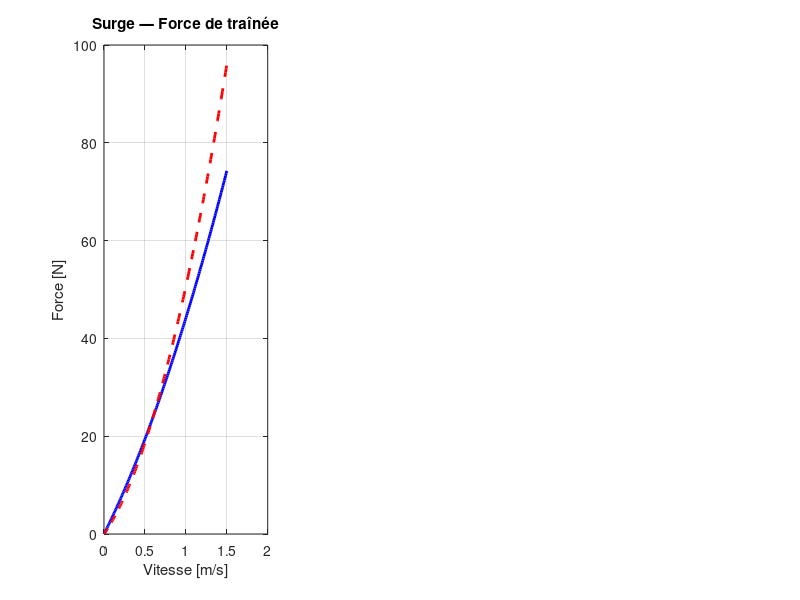

Reproduce this figure in MATLAB. (Note: this script raises an error after producing the figure.)
%% compute_damping.m
% Calcul des coefficients d'amortissement linéaire et quadratique
% selon Fossen (2011) - Handbook of Marine Craft Hydrodynamics and Motion Control
%
% Méthodes utilisées :
%   - Amortissement linéaire  : Section 6.4.1, équations 6.76 à 6.81
%   - Amortissement quadratique : Section 6.4.2 et 6.4.3 (traînée visqueuse)

clear all; close all; clc;

fprintf('=======================================================\n');
fprintf('  CALCUL DU DAMPING - Fossen 2011 (Sections 6.4.1-6.4.3)\n');
fprintf('=======================================================\n\n');

%% ============================================================
%  PARAMÈTRES DU SOUS-MARIN (tirés de ton code)
%% ============================================================

% --- Masse et inertie ---
mass = 23.9;        % [kg]
Ix   = 0.578;       % [kg·m²]
Iy   = 0.645;       % [kg·m²]
Iz   = 0.937;       % [kg·m²]

% --- Dimensions (demi-axes de l'ellipsoïde) ---
a = 0.30;   % demi-longueur X [m]
b = 0.25;   % demi-largeur  Y [m]
c = 0.17;   % demi-hauteur  Z [m]

% --- Fluide ---
rho = 1000.0;   % densité eau [kg/m³]
nu  = 1e-6;     % viscosité cinématique à 20°C [m²/s]

%% ============================================================
%  ÉTAPE 1 : MASSE AJOUTÉE (même calcul que dans ton code)
%  Coefficients de Lamb - ellipsoïde (Section 6.2)
%% ============================================================

e      = sqrt(1 - (b/a)^2);
alpha0 = (2*(1-e^2)/e^3) * (0.5*log((1+e)/(1-e)) - e);
beta0  = (1/e^2) - (1-e^2)/(2*e^3) * log((1+e)/(1-e));
k1     = alpha0 / (2 - alpha0);
k2     = beta0  / (2 - beta0);

Xu_dot = -k1 * mass;                   % masse ajoutée surge
Yv_dot = -k2 * mass;                   % masse ajoutée sway
Zw_dot = -k2 * mass;                   % masse ajoutée heave
Kp_dot = 0;                            % masse ajoutée roll (négligeable)
Mq_dot = -(0.2 * mass * (a^2 - b^2)^2 * (k2-k1) / max((a^2-b^2), 1e-9));
Nr_dot = -Mq_dot;                      % symétrie

% Masses effectives (masse + masse ajoutée)
m11 = mass + abs(Xu_dot);   % surge
m22 = mass + abs(Yv_dot);   % sway
m33 = mass + abs(Zw_dot);   % heave
m44 = Ix   + abs(Kp_dot);   % roll
m55 = Iy   + abs(Mq_dot);   % pitch
m66 = Iz   + abs(Nr_dot);   % yaw

fprintf('--- Masses ajoutées (Lamb, ellipsoïde) ---\n');
fprintf('  Xu_dot = %.4f kg\n', Xu_dot);
fprintf('  Yv_dot = %.4f kg\n', Yv_dot);
fprintf('  Zw_dot = %.4f kg\n', Zw_dot);
fprintf('  Mq_dot = %.4f kg·m²\n', Mq_dot);
fprintf('  Nr_dot = %.4f kg·m²\n\n', Nr_dot);

%% ============================================================
%  ÉTAPE 2 : AMORTISSEMENT LINÉAIRE
%  Section 6.4.1, Équations 6.76-6.81
%
%  Pour surge, sway, yaw (translation/rotation horizontale) :
%      B_iiv = (m_eff) / T_i  =  8*pi*zeta_i * m_eff / Tn_i
%
%  Pour heave, pitch, roll (oscillateurs) :
%      B_iiv = 2 * zeta_i * omega_n_i * m_eff
%% ============================================================

fprintf('--- AMORTISSEMENT LINÉAIRE (Section 6.4.1) ---\n');
fprintf('Méthode : constantes de temps (T) ou ratio d''amortissement (zeta)\n\n');

% ---- Choix des paramètres d'amortissement ----
% Pour un ROV/AUV : T est en secondes (bien plus court qu'un navire)
% Règle pratique de Fossen : T_surge,sway,yaw ~ 100-250 s pour navires
% Pour un petit sous-marin agile, on choisit des valeurs plus petites

% Option A : via constante de temps T [s]
T_surge = 1.0;   % [s] - ajuster selon comportement réel
T_sway  = 0.5;   % [s]
T_yaw   = 0.7;   % [s]

% Option B : via ratio d'amortissement zeta et fréquence naturelle [rad/s]
% (pour heave, roll, pitch — oscillateurs)
% Fréquences naturelles estimées (immersion totale => pas de flottabilité oscillante)
% On estime via omega_n = sqrt(restoring / m_eff) si applicable
% Pour un sous-marin immergé : heave/pitch/roll ont peu de raideur => on choisit zeta

zeta_heave = 0.7;    % [-] ratio d'amortissement heave
zeta_pitch = 0.7;    % [-] ratio d'amortissement pitch
zeta_roll  = 0.1;    % [-] ratio d'amortissement roll (Fossen: 0.05-0.10 typique)

% Fréquences naturelles estimées (approximation sans raideur hydrodynamique)
% Pour un sous-marin immergé, la raideur vient uniquement de la flottabilité
displaced_volume = 0.024;   % [m³] (valeur de ton code)
W  = mass * 9.81;
Fb = displaced_volume * rho * 9.81;
bz = 0.05;  % centre de flottabilité [m] (de ton code)

% Moment de rappel en roulis/tangage (raideur GZ)
% K_roll  ≈ (Fb - W)*bz  [N·m/rad] — approximation linéaire
% Pour un sous-marin légèrement positif ou neutre, on estime
K_roll  = abs(Fb * bz);           % [N·m] raideur roulis
K_pitch = abs(Fb * bz);           % [N·m] raideur tangage
K_heave = abs(Fb - W);            % [N]   raideur heave (différence poids/flottabilité)

omega_heave = sqrt(max(K_heave, 0.01) / m33);
omega_roll  = sqrt(max(K_roll,  0.01) / m44);
omega_pitch = sqrt(max(K_pitch, 0.01) / m55);

% ---- Calcul des coefficients linéaires (éqs. 6.76-6.81) ----

% Surge  (éq. 6.76) : B11v = m11 / T_surge
B11v = m11 / T_surge;
Xu   = -B11v;

% Sway   (éq. 6.77) : B22v = m22 / T_sway
B22v = m22 / T_sway;
Yv   = -B22v;

% Heave  (éq. 6.78) : B33v = 2*zeta_heave * omega_heave * m33
B33v = 2 * zeta_heave * omega_heave * m33;
Zw   = -B33v;

% Roll   (éq. 6.79) : B44v = 2*zeta_roll  * omega_roll  * m44
B44v = 2 * zeta_roll  * omega_roll  * m44;
Kp   = -B44v;

% Pitch  (éq. 6.80) : B55v = 2*zeta_pitch * omega_pitch * m55
B55v = 2 * zeta_pitch * omega_pitch * m55;
Mq   = -B55v;

% Yaw    (éq. 6.81) : B66v = m66 / T_yaw
B66v = m66 / T_yaw;
Nr   = -B66v;

fprintf('  T_surge = %.2f s  |  T_sway = %.2f s  |  T_yaw = %.2f s\n', T_surge, T_sway, T_yaw);
fprintf('  zeta_heave = %.2f | zeta_pitch = %.2f | zeta_roll = %.2f\n\n', zeta_heave, zeta_pitch, zeta_roll);
fprintf('  omega_heave = %.4f rad/s\n', omega_heave);
fprintf('  omega_roll  = %.4f rad/s\n', omega_roll);
fprintf('  omega_pitch = %.4f rad/s\n\n', omega_pitch);

fprintf('  Résultats amortissement LINÉAIRE :\n');
fprintf('  Xu  = %10.4f  (B11v = %.4f)\n', Xu,  B11v);
fprintf('  Yv  = %10.4f  (B22v = %.4f)\n', Yv,  B22v);
fprintf('  Zw  = %10.4f  (B33v = %.4f)\n', Zw,  B33v);
fprintf('  Kp  = %10.4f  (B44v = %.4f)\n', Kp,  B44v);
fprintf('  Mq  = %10.4f  (B55v = %.4f)\n', Mq,  B55v);
fprintf('  Nr  = %10.4f  (B66v = %.4f)\n\n', Nr, B66v);

%% ============================================================
%  ÉTAPE 3 : AMORTISSEMENT QUADRATIQUE
%  Section 6.4.2 (surge) et 6.4.3 (sway/heave/etc.)
%  Formule générale (éq. 6.55) :
%      f(u) = -1/2 * rho * CD * A * |u| * u
%  Donc :
%      X|u|u = -1/2 * rho * CD_x * A_x
%      Y|v|v = -1/2 * rho * CD_y * A_y
%      etc.
%% ============================================================

fprintf('--- AMORTISSEMENT QUADRATIQUE (Sections 6.4.2 & 6.4.3) ---\n');
fprintf('Méthode : traînée visqueuse  f = -1/2 * rho * CD * A * |v|*v\n\n');

% ---- Aires projetées de l'ellipsoïde ----
% Vue de face (X) : ellipse b x c
A_front = pi * b * c;   % [m²] aire frontale (surge)
% Vue de côté (Y) : ellipse a x c
A_side  = pi * a * c;   % [m²] aire latérale (sway)
% Vue du dessus (Z) : ellipse a x b
A_top   = pi * a * b;   % [m²] aire supérieure (heave)

% ---- Coefficients de traînée CD ----
% Valeurs empiriques pour ellipsoïde / cylindre immergé (Hoerner 1965)
% CD_x : traînée frontale (surge) — ellipsoïde profilé => CD faible
% CD_y, CD_z : traînée latérale et verticale => CD plus élevé (forme plate)
% CD_rot : traînée rotationnelle (roll/pitch/yaw)

CD_x = 0.16;    % surge  — Fossen éq. 6.88 : CX ≈ 0.16 (courant)
CD_y = 0.80;    % sway   — corps émergé latéralement (0.6-1.0 typique)
CD_z = 0.80;    % heave  — similaire à sway
CD_k = 0.50;    % roll   — résistance rotationnelle (estimation)
CD_m = 0.50;    % pitch  — résistance rotationnelle
CD_n = 0.50;    % yaw    — résistance rotationnelle

% ---- Bras de levier pour les moments rotationnels ----
% Moment = Intégrale de (force * bras) => proportionnel à L^2 ou L^3
% Approximation : bras moyen = demi-longueur correspondante

% Roll  (rotation autour X) : intégration sur les faces Y et Z
%   Moment ~ 1/2 * rho * CD_k * (2*b) * c^3  (strip theory approx.)
r_roll  = c;      % bras effectif roll  [m]
r_pitch = a;      % bras effectif pitch [m]
r_yaw   = b;      % bras effectif yaw   [m]

% Volumes de résistance rotationnelle (approximation strip theory éqs. 6.91-6.92)
Vol_roll  = (4/3) * pi * b * c^3;    % ~ intégrale de x²*T(x)dx en roll
Vol_pitch = (4/3) * pi * a^3 * c;   % en pitch
Vol_yaw   = (4/3) * pi * a^3 * b;   % en yaw

% ---- Calcul des coefficients quadratiques (éq. 6.55) ----

% Surge (éq. 6.87-6.88)
Xuu = -0.5 * rho * CD_x * A_front;

% Sway  (éq. 6.55 appliquée en Y)
Yvv = -0.5 * rho * CD_y * A_side;

% Heave (éq. 6.55 appliquée en Z)
Zww = -0.5 * rho * CD_z * A_top;

% Roll  (strip theory — éqs. 6.91-6.92 adaptées en rotation)
Kpp = -0.5 * rho * CD_k * Vol_roll;

% Pitch
Mqq = -0.5 * rho * CD_m * Vol_pitch;

% Yaw
Nrr = -0.5 * rho * CD_n * Vol_yaw;

fprintf('  Aires projetées :\n');
fprintf('    A_front (surge) = %.5f m²\n', A_front);
fprintf('    A_side  (sway)  = %.5f m²\n', A_side);
fprintf('    A_top   (heave) = %.5f m²\n\n', A_top);

fprintf('  Coefficients de traînée CD choisis :\n');
fprintf('    CD_x (surge) = %.2f\n', CD_x);
fprintf('    CD_y (sway)  = %.2f\n', CD_y);
fprintf('    CD_z (heave) = %.2f\n', CD_z);
fprintf('    CD_k (roll)  = %.2f\n', CD_k);
fprintf('    CD_m (pitch) = %.2f\n', CD_m);
fprintf('    CD_n (yaw)   = %.2f\n\n', CD_n);

fprintf('  Résultats amortissement QUADRATIQUE :\n');
fprintf('  Xuu = %10.4f\n', Xuu);
fprintf('  Yvv = %10.4f\n', Yvv);
fprintf('  Zww = %10.4f\n', Zww);
fprintf('  Kpp = %10.4f\n', Kpp);
fprintf('  Mqq = %10.4f\n', Mqq);
fprintf('  Nrr = %10.4f\n\n', Nrr);

%% ============================================================
%  ÉTAPE 4 : COMPARAISON AVEC TES VALEURS ACTUELLES
%% ============================================================

fprintf('=======================================================\n');
fprintf('  COMPARAISON : calculé vs. identifié (ton code)\n');
fprintf('=======================================================\n\n');

% Valeurs identifiées de ton code
Xu_id  = -23.9201;  Xuu_id = -26.7035;
Yv_id  = -43.6523;  Yvv_id = -80.1106;
Zw_id  = -52.9362;  Zww_id = -117.8097;
Kp_id  = -1.0752;   Kpp_id = -3.1250;
Mq_id  = -1.4659;   Mqq_id = -5.0470;
Nr_id  = -1.3090;   Nrr_id = -2.9207;

fprintf('  %-6s | %12s | %12s | %8s\n', 'DOF', 'Calculé', 'Identifié', 'Ratio');
fprintf('  %s\n', repmat('-',1,48));
fprintf('  %-6s | %12.4f | %12.4f | %8.3f\n', 'Xu',  Xu,  Xu_id,  Xu/Xu_id);
fprintf('  %-6s | %12.4f | %12.4f | %8.3f\n', 'Yv',  Yv,  Yv_id,  Yv/Yv_id);
fprintf('  %-6s | %12.4f | %12.4f | %8.3f\n', 'Zw',  Zw,  Zw_id,  Zw/Zw_id);
fprintf('  %-6s | %12.4f | %12.4f | %8.3f\n', 'Kp',  Kp,  Kp_id,  Kp/Kp_id);
fprintf('  %-6s | %12.4f | %12.4f | %8.3f\n', 'Mq',  Mq,  Mq_id,  Mq/Mq_id);
fprintf('  %-6s | %12.4f | %12.4f | %8.3f\n', 'Nr',  Nr,  Nr_id,  Nr/Nr_id);
fprintf('\n');
fprintf('  %-6s | %12s | %12s | %8s\n', 'DOF', 'Calculé', 'Identifié', 'Ratio');
fprintf('  %s\n', repmat('-',1,48));
fprintf('  %-6s | %12.4f | %12.4f | %8.3f\n', 'Xuu', Xuu, Xuu_id, Xuu/Xuu_id);
fprintf('  %-6s | %12.4f | %12.4f | %8.3f\n', 'Yvv', Yvv, Yvv_id, Yvv/Yvv_id);
fprintf('  %-6s | %12.4f | %12.4f | %8.3f\n', 'Zww', Zww, Zww_id, Zww/Zww_id);
fprintf('  %-6s | %12.4f | %12.4f | %8.3f\n', 'Kpp', Kpp, Kpp_id, Kpp/Kpp_id);
fprintf('  %-6s | %12.4f | %12.4f | %8.3f\n', 'Mqq', Mqq, Mqq_id, Mqq/Mqq_id);
fprintf('  %-6s | %12.4f | %12.4f | %8.3f\n', 'Nrr', Nrr, Nrr_id, Nrr/Nrr_id);

%% ============================================================
%  ÉTAPE 5 : RÉTRO-CALCUL des CD et T à partir des valeurs identifiées
%  (Utile pour vérifier la cohérence physique)
%% ============================================================

fprintf('\n=======================================================\n');
fprintf('  RÉTRO-CALCUL : CD et T implicites dans les valeurs identifiées\n');
fprintf('=======================================================\n\n');

% Constantes de temps implicites (linéaire)
T_surge_id = -m11 / Xu_id;
T_sway_id  = -m22 / Yv_id;
T_yaw_id   = -m66 / Nr_id;

fprintf('  Constantes de temps implicites :\n');
fprintf('    T_surge = %.4f s\n', T_surge_id);
fprintf('    T_sway  = %.4f s\n', T_sway_id);
fprintf('    T_yaw   = %.4f s\n\n', T_yaw_id);

% Coefficients CD implicites (quadratique)
CD_x_id = -2 * Xuu_id / (rho * A_front);
CD_y_id = -2 * Yvv_id / (rho * A_side);
CD_z_id = -2 * Zww_id / (rho * A_top);

fprintf('  Coefficients CD implicites :\n');
fprintf('    CD_x (surge) = %.4f\n', CD_x_id);
fprintf('    CD_y (sway)  = %.4f\n', CD_y_id);
fprintf('    CD_z (heave) = %.4f\n', CD_z_id);

%% ============================================================
%  ÉTAPE 6 : GRAPHIQUE — Force de traînée vs vitesse
%% ============================================================

fprintf('\n--- Génération des graphiques ---\n');

v_range = linspace(0, 1.5, 200);   % vitesse 0 à 1.5 m/s

% Force totale = linéaire + quadratique
F_surge_calc = abs(Xu)  .* v_range + abs(Xuu) .* v_range.^2;
F_sway_calc  = abs(Yv)  .* v_range + abs(Yvv) .* v_range.^2;
F_heave_calc = abs(Zw)  .* v_range + abs(Zww) .* v_range.^2;

F_surge_id   = abs(Xu_id)  .* v_range + abs(Xuu_id) .* v_range.^2;
F_sway_id    = abs(Yv_id)  .* v_range + abs(Yvv_id) .* v_range.^2;
F_heave_id   = abs(Zw_id)  .* v_range + abs(Zww_id) .* v_range.^2;

figure('Name','Comparaison forces de trainee','Position',[100 100 1200 400]);

subplot(1,3,1);
plot(v_range, F_surge_calc, 'b-', 'LineWidth', 2); hold on;
plot(v_range, F_surge_id,   'r--','LineWidth', 2);
xlabel('Vitesse [m/s]'); ylabel('Force [N]');
title('Surge — Force de traînée'); grid on;
legend('Calculé (Fossen)','Identifié (ton code)', 'Location','NW');

subplot(1,3,2);
plot(v_range, F_sway_calc,  'b-', 'LineWidth', 2); hold on;
plot(v_range, F_sway_id,    'r--','LineWidth', 2);
xlabel('Vitesse [m/s]'); ylabel('Force [N]');
title('Sway — Force de traînée'); grid on;
legend('Calculé (Fossen)','Identifié (ton code)', 'Location','NW');

subplot(1,3,3);
plot(v_range, F_heave_calc, 'b-', 'LineWidth', 2); hold on;
plot(v_range, F_heave_id,   'r--','LineWidth', 2);
xlabel('Vitesse [m/s]'); ylabel('Force [N]');
title('Heave — Force de traînée'); grid on;
legend('Calculé (Fossen)','Identifié (ton code)', 'Location','NW');

sgtitle('Amortissement : Valeurs calculées (Fossen 2011) vs. Identifiées');

%% ============================================================
%  SORTIE FINALE — Format prêt à coller dans ton code principal
%% ============================================================

fprintf('\n=======================================================\n');
fprintf('  COPIER-COLLER dans ton code principal\n');
fprintf('=======================================================\n\n');
fprintf('  %% Amortissement linéaire (Section 6.4.1 Fossen 2011)\n');
fprintf('  Xu  = %.4f;\n', Xu);
fprintf('  Yv  = %.4f;\n', Yv);
fprintf('  Zw  = %.4f;\n', Zw);
fprintf('  Kp  = %.4f;\n', Kp);
fprintf('  Mq  = %.4f;\n', Mq);
fprintf('  Nr  = %.4f;\n\n', Nr);
fprintf('  %% Amortissement quadratique (Section 6.4.2-6.4.3 Fossen 2011)\n');
fprintf('  Xuu = %.4f;\n', Xuu);
fprintf('  Yvv = %.4f;\n', Yvv);
fprintf('  Zww = %.4f;\n', Zww);
fprintf('  Kpp = %.4f;\n', Kpp);
fprintf('  Mqq = %.4f;\n', Mqq);
fprintf('  Nrr = %.4f;\n', Nrr);
